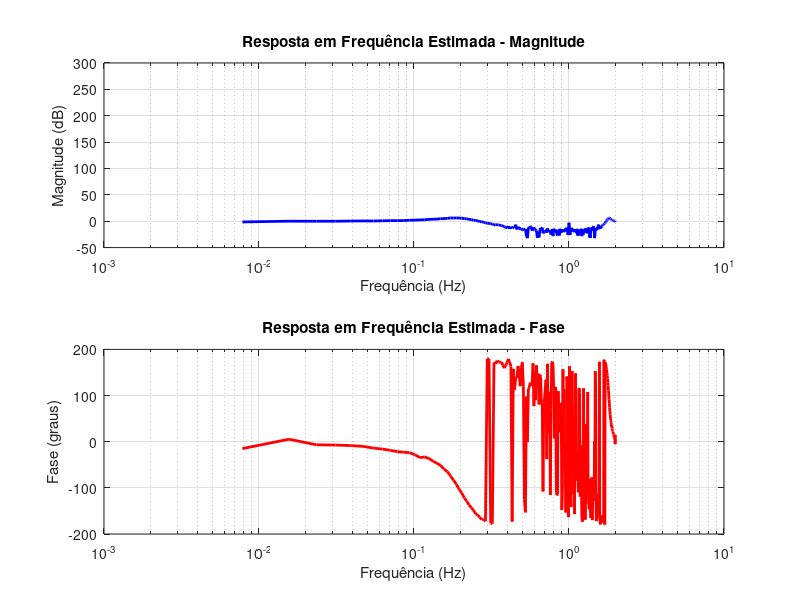

This figure's MATLAB source:
% Carregar o arquivo 'trabalho4-2023-1.mat'
load('trabalho4-2023-1.mat');

% Frequência de amostragem
fs = 2; % Hz

% Realizar a FFT do sinal de entrada 'u'
U = fft(u);
U_mag = abs(U);
U_phase = angle(U);

% Realizar a FFT do sinal de saída 'y'
Y = fft(y);
Y_mag = abs(Y);
Y_phase = angle(Y);

% Estimar a resposta em frequência do sistema G(jw)
G_estimated = Y ./ U;
G_mag_dB = 20*log10(abs(G_estimated));
G_phase_deg = rad2deg(angle(G_estimated));

% Frequências correspondentes
N = length(u);
frequencies = (0:N-1) * (fs/N);

% Plotar o módulo e fase da resposta em frequência estimada na mesma figura em escala logarítmica
figure;
subplot(2, 1, 1);
semilogx(frequencies, G_mag_dB, 'b', 'LineWidth', 2);
title('Resposta em Frequência Estimada - Magnitude');
xlabel('Frequência (Hz)');
ylabel('Magnitude (dB)');
grid on;

subplot(2, 1, 2);
semilogx(frequencies, G_phase_deg, 'r', 'LineWidth', 2);
title('Resposta em Frequência Estimada - Fase');
xlabel('Frequência (Hz)');
ylabel('Fase (graus)');
grid on;